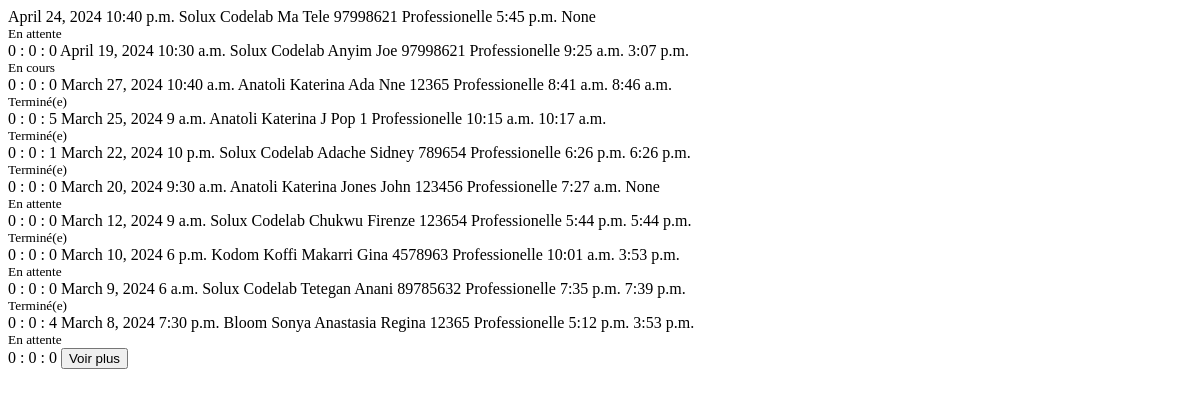
The app's page /appointments/table/, older data.
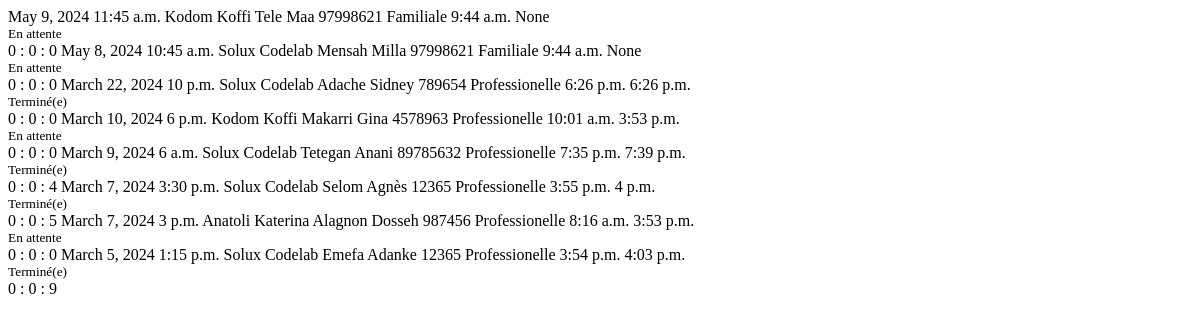
The same page, newer data.
### base/models.py (models this page shows, shortened)
class Appointment(models.Model):
    host = models.ForeignKey(CustomUser, on_delete=models.CASCADE)
    first_name = models.CharField(max_length=255)
    last_name = models.CharField(max_length=255)
    email = models.EmailField(max_length=255, null=True, blank=True)
    phone = models.CharField(max_length=255, blank=True, null=True)
    observations = models.TextField(blank=True, null=True)
    sex = models.CharField(max_length=50, choices=genders)
    context = models.CharField(
        max_length=50, choices=context_types, default='professional')
    nationality = models.CharField(
        max_length=255, default='', null=True, blank=True)
    date = models.DateField(default=date.today)
    time = models.TimeField()
    started_at = models.TimeField(default=timezone.now)
    ended_at = models.TimeField(null=True, blank=True)
    departed_at = models.TimeField(null=True, blank=True)
    id_document = models.CharField(
        max_length=50, choices=id_types, null=True, blank=True)
    id_number = models.CharField(max_length=50, null=True, blank=True)
    status = models.ForeignKey(Status, default=1, on_delete=models.CASCADE)
    is_accepted = models.BooleanField(default=False)
    is_cancelled = models.BooleanField(default=False)
    is_finished = models.BooleanField(default=False)
    is_missed = models.BooleanField(default=False)
    is_vip = models.BooleanField(default=False)
    signature = models.ImageField(
        upload_to='signatures/', null=True, blank=True)

### accounts/models.py (models this page shows, shortened)
class CustomUser(AbstractBaseUser, PermissionsMixin):
    email = models.EmailField(db_index=True, unique=True, max_length=255)
    username = models.CharField(
        max_length=255, unique=True, blank=True, null=True)
    first_name = models.CharField(max_length=255)
    last_name = models.CharField(max_length=255)
    address = models.CharField(max_length=255, blank=True, null=True)
    phone = models.CharField(max_length=20, unique=True, blank=True, null=True)
    role = models.ForeignKey(
        Role, on_delete=models.CASCADE, blank=True, null=True,)
    image = models.ImageField(blank=True, null=True, upload_to='users')
    is_active = models.BooleanField(default=True)
    is_staff = models.BooleanField(default=False)
    is_superuser = models.BooleanField(default=False)
    objects = CustomUserManager()
    USERNAME_FIELD = 'email'
    REQUIRED_FIELDS = []

### base/views.py (the view)
# urls.py: path('appointments/table/', appointments_table, name='appointments_table'),
def appointments_table(req):
    user = req.user
    appointments = Appointment.objects.all().order_by('-date', '-time')
    objects = paginate_objects(req, appointments)
    context = {'objects': objects}
    return render(req, 'base/partials/appointments/table.html', context)

### base/templatetags/base_tags.py (called while the page is built)
@register.filter
def get_appt_duration(pk):
    appt = Appointment.objects.get(id=pk)
    if appt.status.id == 3:
        start_time = appt.started_at
        end_time = appt.ended_at
        fixed_date = datetime.today().date()
        accepted_datetime = datetime.combine(fixed_date, start_time)
        departed_datetime = datetime.combine(fixed_date, end_time)
        duration_seconds = (departed_datetime -
                            accepted_datetime).total_seconds()
        days, remainder = divmod(duration_seconds, 86400)
        hours, remainder = divmod(remainder, 3600)
        minutes, seconds = divmod(remainder, 60)
        duration = {
            'days': int(days),
            'hours': int(hours),
            'minutes': int(minutes),
        }
    else:
        duration = {
            'days': 0,
            'hours': 0,
            'minutes': 0,
        }
    return duration

### base/views.py (called while the page is built)
def paginate_objects(req, obj_list, obj_count=10):
    paginator = Paginator(obj_list, obj_count)
    page_number = req.GET.get('page', 1)
    objects = paginator.get_page(page_number)
    return objects

### base/templates/base/partials/appointments/table.html
{% load base_tags %}
{% if not objects %}
<tr
  class="p-4 flex-col justify-center items-center text-center text-black mx-auto"
>
  <td colspan="10" class="text-center">
    <i class="mt-4 fa-solid fa-folder-open text-gray-300 text-7xl"></i>
    <p
      class="mt-2 mb-4 px-4 py-2 w-fit bg-gray-200 rounded-lg text-sm text-center mx-auto"
    >
      Aucun rendez-vous disponible
    </p>
  </td>
</tr>
{% else %}
{% for obj in objects %}
<tr
  class="text-gray-600 border text-sm hover:bg-white hover:text-black transition-all duration-50"
>
  <td class="p-3">{{obj.date}}</td>
  <td class="p-3">{{obj.time}}</td>
  <td class="p-3">{{obj.host.last_name}} {{obj.host.first_name}}</td>
  <td class="p-3">{{obj.last_name}}</td>
  <td class="p-3">{{obj.first_name}}</td>
  <td class="p-3">{{obj.phone}}</td>
  <td class="p-3">{{obj.get_context_display}}</td>
  <td class="p-3">{{obj.started_at}}</td>
  <td class="p-3">{{obj.ended_at}}</td>
  <td class=" text-center">{% include 'base/components/status_badge.html' %}</td>
  {% with duration=obj.id|get_appt_duration %}
  <td class="p-3">{{ duration.days }} : {{ duration.hours }} : {{ duration.minutes }}</td>
  {% endwith %}
</tr>
{% endfor %}
{% if objects.has_next %}
<tr id="more_appointments" class="load_more_appointments bg-white">
  <td colspan="11" class="text-center">
    <button
      hx-get="{% url 'appointments_table' %}?page={{objects.next_page_number}}"
      hx-target=".load_more_appointments"
      hx-swap="outerHTML"
      class="w-fit my-4 px-4 py-2 text-sm text-black border border-purple-400 bg-purple-100 hover:bg-purple-300 rounded-lg transition duration-200 ease-in"
    >
      Voir plus
    </button>
  </td>
</tr>
{% endif %}
{% endif %}

### base/templates/base/components/status_badge.html (shortened to what this page needs)
{% if not curr_obj %}
<div class="obj_status{{obj.id}} text-black text:xs lg:text-xs">
  {% if obj.status.id == 1 %}
  <span class="px-3 py-1 bg-purple-200 rounded-md group">
    <small class="hidden group-hover:inline ml-2 text-[0.7rem]">
      En attente
    </small>
  </span>
  {% elif obj.status.id == 2 %}
  <span class="px-3 py-1 bg-amber-200 rounded-md group">
    <small class="hidden group-hover:inline ml-2 text-[0.7rem]">
      En cours
    </small>
  </span>
  {% elif obj.status.id == 3 %}
  <span class="px-3 py-1 bg-green-200 rounded-md group">
    <small class="hidden group-hover:inline ml-2 text-[0.7rem]">
      Terminé(e)
    </small>
  </span>
  {% endif %}
</div>
{% endif %}

Row changes from the older to the newer data that the page shows:
removed Appointment: date "April 24, 2024", time "10:40 p.m.", host.last_name "Solux", host.first_name "Codelab", last_name "Ma", first_name "Tele", phone "97998621", context "Professionelle", started_at "5:45 p.m.", ended_at "None", shows "En attente", days "0", hours "0", minutes "0"
removed Appointment: date "April 19, 2024", time "10:30 a.m.", host.last_name "Solux", host.first_name "Codelab", last_name "Anyim", first_name "Joe", phone "97998621", context "Professionelle", started_at "9:25 a.m.", ended_at "3:07 p.m.", shows "En cours", days "0", hours "0", minutes "0"
removed Appointment: date "March 27, 2024", time "10:40 a.m.", host.last_name "Anatoli", host.first_name "Katerina", last_name "Ada", first_name "Nne", phone "12365", context "Professionelle", started_at "8:41 a.m.", ended_at "8:46 a.m.", shows "Terminé(e)", days "0", hours "0", minutes "5"
removed Appointment: date "March 25, 2024", time "9 a.m.", host.last_name "Anatoli", host.first_name "Katerina", last_name "J", first_name "Pop", phone "1", context "Professionelle", started_at "10:15 a.m.", ended_at "10:17 a.m.", shows "Terminé(e)", days "0", hours "0", minutes "1"
removed Appointment: date "March 20, 2024", time "9:30 a.m.", host.last_name "Anatoli", host.first_name "Katerina", last_name "Jones", first_name "John", phone "123456", context "Professionelle", started_at "7:27 a.m.", ended_at "None", shows "En attente", days "0", hours "0", minutes "0"
removed Appointment: date "March 12, 2024", time "9 a.m.", host.last_name "Solux", host.first_name "Codelab", last_name "Chukwu", first_name "Firenze", phone "123654", context "Professionelle", started_at "5:44 p.m.", ended_at "5:44 p.m.", shows "Terminé(e)", days "0", hours "0", minutes "0"
removed Appointment: date "March 8, 2024", time "7:30 p.m.", host.last_name "Bloom", host.first_name "Sonya", last_name "Anastasia", first_name "Regina", phone "12365", context "Professionelle", started_at "5:12 p.m.", ended_at "3:53 p.m.", shows "En attente", days "0", hours "0", minutes "0"
added Appointment: date "May 9, 2024", time "11:45 a.m.", host.last_name "Kodom", host.first_name "Koffi", last_name "Tele", first_name "Maa", phone "97998621", context "Familiale", started_at "9:44 a.m.", ended_at "None", shows "En attente", days "0", hours "0", minutes "0"
added Appointment: date "May 8, 2024", time "10:45 a.m.", host.last_name "Solux", host.first_name "Codelab", last_name "Mensah", first_name "Milla", phone "97998621", context "Familiale", started_at "9:44 a.m.", ended_at "None", shows "En attente", days "0", hours "0", minutes "0"
now on this page (row unchanged): Appointment: date "March 7, 2024", time "3:30 p.m.", host.last_name "Solux", host.first_name "Codelab", last_name "Selom", first_name "Agnès", phone "12365", context "Professionelle", started_at "3:55 p.m.", ended_at "4 p.m.", shows "Terminé(e)", days "0", hours "0", minutes "5"
now on this page (row unchanged): Appointment: date "March 7, 2024", time "3 p.m.", host.last_name "Anatoli", host.first_name "Katerina", last_name "Alagnon", first_name "Dosseh", phone "987456", context "Professionelle", started_at "8:16 a.m.", ended_at "3:53 p.m.", shows "En attente", days "0", hours "0", minutes "0"
now on this page (row unchanged): Appointment: date "March 5, 2024", time "1:15 p.m.", host.last_name "Solux", host.first_name "Codelab", last_name "Emefa", first_name "Adanke", phone "12365", context "Professionelle", started_at "3:54 p.m.", ended_at "4:03 p.m.", shows "Terminé(e)", days "0", hours "0", minutes "9"
Text that changed along with them:
text no longer shown: "Voir plus"
